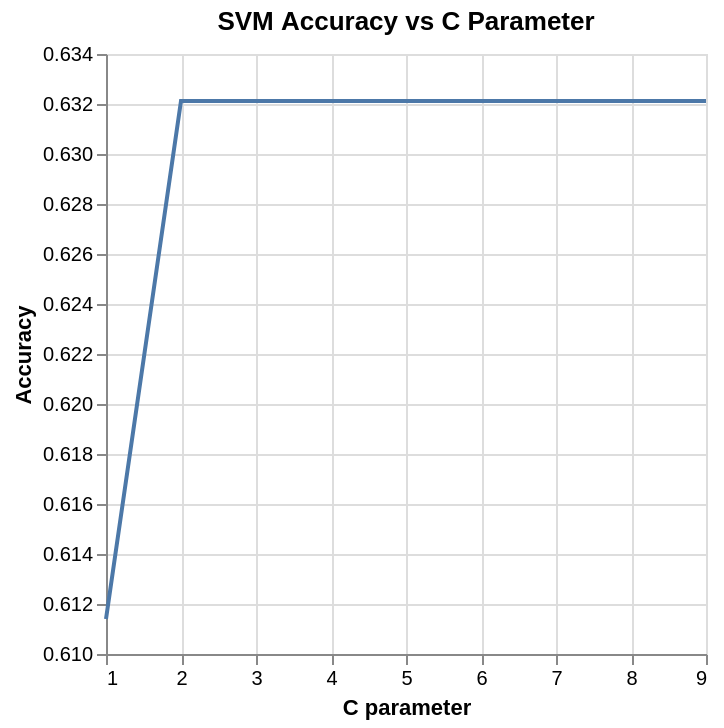

The cell this chart's notebook holds for it:
### Markdown cell above
### Accuracy vs C Parameter

### Code cell
alt.Chart(svm["svm_class_df"]).mark_line().encode(
    alt.X("C parameter", scale=alt.Scale(zero=False)),
    alt.Y("Accuracy", scale=alt.Scale(zero=False))
).properties(title="SVM Accuracy vs C Parameter")

### Figure 1 — Vega-Lite specification as saved in the notebook (floating-point values rounded to 4 significant figures)
{"config": {"view": {"continuousWidth": 300, "continuousHeight": 300}}, "data": {"name": "data-3e7ba2d39b9194ba5d91d9eb34a1d7d3"}, "mark": {"type": "line"}, "encoding": {"x": {"field": "C parameter", "scale": {"zero": false}, "type": "quantitative"}, "y": {"field": "Accuracy", "scale": {"zero": false}, "type": "quantitative"}}, "title": "SVM Accuracy vs C Parameter", "$schema": "https://vega.github.io/schema/vega-lite/v6.1.0.json", "datasets": {"data-3e7ba2d39b9194ba5d91d9eb34a1d7d3": [{"C parameter": 1, "Accuracy": 0.6114}, {"C parameter": 2, "Accuracy": 0.6321}, {"C parameter": 3, "Accuracy": 0.6321}, {"C parameter": 4, "Accuracy": 0.6321}, {"C parameter": 5, "Accuracy": 0.6321}, {"C parameter": 6, "Accuracy": 0.6321}, {"C parameter": 7, "Accuracy": 0.6321}, {"C parameter": 8, "Accuracy": 0.6321}, {"C parameter": 9, "Accuracy": 0.6321}]}}
